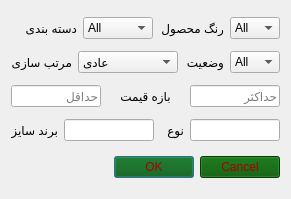
<?xml version="1.0" encoding="UTF-8"?>
<ui version="4.0">
 <class>advanced_search</class>
 <widget class="QDialog" name="advanced_search">
  <property name="geometry">
   <rect>
    <x>0</x>
    <y>0</y>
    <width>291</width>
    <height>199</height>
   </rect>
  </property>
  <property name="maximumSize">
   <size>
    <width>291</width>
    <height>199</height>
   </size>
  </property>
  <property name="windowTitle">
   <string>جستجوی پیشرفته</string>
  </property>
  <layout class="QVBoxLayout" name="verticalLayout">
   <item>
    <layout class="QHBoxLayout" name="horizontalLayout_4">
     <item>
      <widget class="QLabel" name="label_7">
       <property name="text">
        <string>دسته بندی</string>
       </property>
      </widget>
     </item>
     <item>
      <widget class="QComboBox" name="comboBox_3">
       <property name="maximumSize">
        <size>
         <width>70</width>
         <height>16777215</height>
        </size>
       </property>
       <item>
        <property name="text">
         <string>All</string>
        </property>
       </item>
       <item>
        <property name="text">
         <string>laptops</string>
        </property>
       </item>
       <item>
        <property name="text">
         <string>watches</string>
        </property>
       </item>
       <item>
        <property name="text">
         <string>clothing</string>
        </property>
       </item>
       <item>
        <property name="text">
         <string>phones</string>
        </property>
       </item>
      </widget>
     </item>
     <item>
      <widget class="QLabel" name="label_6">
       <property name="text">
        <string>رنگ محصول</string>
       </property>
      </widget>
     </item>
     <item>
      <widget class="QComboBox" name="comboBox_2">
       <property name="maximumSize">
        <size>
         <width>50</width>
         <height>16777215</height>
        </size>
       </property>
       <item>
        <property name="text">
         <string>All</string>
        </property>
       </item>
       <item>
        <property name="text">
         <string>red</string>
        </property>
       </item>
       <item>
        <property name="text">
         <string>blue</string>
        </property>
       </item>
       <item>
        <property name="text">
         <string>black</string>
        </property>
       </item>
       <item>
        <property name="text">
         <string>white</string>
        </property>
       </item>
       <item>
        <property name="text">
         <string>green</string>
        </property>
       </item>
      </widget>
     </item>
    </layout>
   </item>
   <item>
    <layout class="QHBoxLayout" name="horizontalLayout_10">
     <item>
      <widget class="QLabel" name="label_10">
       <property name="text">
        <string>مرتب سازی</string>
       </property>
      </widget>
     </item>
     <item>
      <widget class="QComboBox" name="comboBox_4">
       <property name="maximumSize">
        <size>
         <width>100</width>
         <height>16777215</height>
        </size>
       </property>
       <item>
        <property name="text">
         <string>عادی</string>
        </property>
       </item>
       <item>
        <property name="text">
         <string>بیشترین فروش</string>
        </property>
       </item>
       <item>
        <property name="text">
         <string>بیشترین بازدید</string>
        </property>
       </item>
       <item>
        <property name="text">
         <string>بیشترین تخفیف</string>
        </property>
       </item>
      </widget>
     </item>
     <item>
      <widget class="QLabel" name="label_2">
       <property name="layoutDirection">
        <enum>Qt::RightToLeft</enum>
       </property>
       <property name="text">
        <string>وضعیت</string>
       </property>
      </widget>
     </item>
     <item>
      <widget class="QComboBox" name="comboBox">
       <property name="maximumSize">
        <size>
         <width>50</width>
         <height>16777215</height>
        </size>
       </property>
       <item>
        <property name="text">
         <string>All</string>
        </property>
       </item>
       <item>
        <property name="text">
         <string>موجود</string>
        </property>
       </item>
       <item>
        <property name="text">
         <string>ناموجود</string>
        </property>
       </item>
      </widget>
     </item>
    </layout>
   </item>
   <item>
    <layout class="QHBoxLayout" name="horizontalLayout_5">
     <item>
      <widget class="QLineEdit" name="lineEdit_2">
       <property name="maximumSize">
        <size>
         <width>90</width>
         <height>16777215</height>
        </size>
       </property>
       <property name="placeholderText">
        <string>حداقل</string>
       </property>
      </widget>
     </item>
     <item>
      <widget class="QLabel" name="label_3">
       <property name="text">
        <string>بازه قیمت</string>
       </property>
       <property name="alignment">
        <set>Qt::AlignCenter</set>
       </property>
      </widget>
     </item>
     <item>
      <widget class="QLineEdit" name="lineEdit_3">
       <property name="maximumSize">
        <size>
         <width>90</width>
         <height>16777215</height>
        </size>
       </property>
       <property name="placeholderText">
        <string>حداکثر</string>
       </property>
      </widget>
     </item>
    </layout>
   </item>
   <item>
    <layout class="QHBoxLayout" name="horizontalLayout_8">
     <item>
      <widget class="QLabel" name="label_8">
       <property name="text">
        <string>برند سایز</string>
       </property>
      </widget>
     </item>
     <item>
      <widget class="QLineEdit" name="lineEdit_8">
       <property name="maximumSize">
        <size>
         <width>90</width>
         <height>16777215</height>
        </size>
       </property>
       <property name="placeholderText">
        <string/>
       </property>
      </widget>
     </item>
     <item>
      <widget class="QLabel" name="label_9">
       <property name="text">
        <string>نوع</string>
       </property>
      </widget>
     </item>
     <item>
      <widget class="QLineEdit" name="lineEdit_9">
       <property name="maximumSize">
        <size>
         <width>90</width>
         <height>16777215</height>
        </size>
       </property>
       <property name="placeholderText">
        <string/>
       </property>
      </widget>
     </item>
    </layout>
   </item>
   <item>
    <widget class="QDialogButtonBox" name="buttonBox">
     <property name="maximumSize">
      <size>
       <width>309</width>
       <height>29</height>
      </size>
     </property>
     <property name="styleSheet">
      <string notr="true">background-color: rgb(0, 85, 0);
color: rgb(170, 0, 0);</string>
     </property>
     <property name="orientation">
      <enum>Qt::Horizontal</enum>
     </property>
     <property name="standardButtons">
      <set>QDialogButtonBox::Cancel|QDialogButtonBox::Ok</set>
     </property>
    </widget>
   </item>
  </layout>
 </widget>
 <resources/>
 <connections>
  <connection>
   <sender>buttonBox</sender>
   <signal>accepted()</signal>
   <receiver>advanced_search</receiver>
   <slot>accept()</slot>
   <hints>
    <hint type="sourcelabel">
     <x>248</x>
     <y>254</y>
    </hint>
    <hint type="destinationlabel">
     <x>157</x>
     <y>274</y>
    </hint>
   </hints>
  </connection>
  <connection>
   <sender>buttonBox</sender>
   <signal>rejected()</signal>
   <receiver>advanced_search</receiver>
   <slot>reject()</slot>
   <hints>
    <hint type="sourcelabel">
     <x>316</x>
     <y>260</y>
    </hint>
    <hint type="destinationlabel">
     <x>286</x>
     <y>274</y>
    </hint>
   </hints>
  </connection>
 </connections>
</ui>
